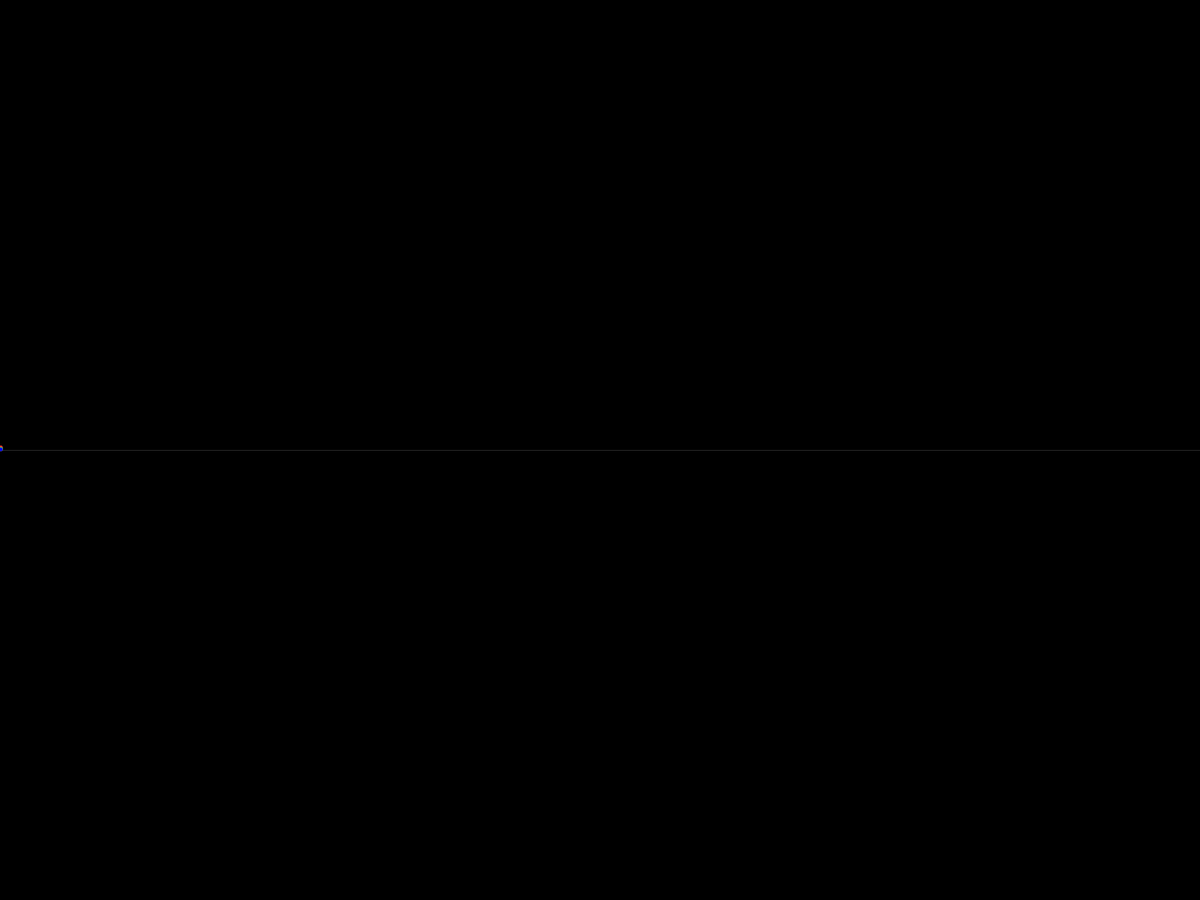
Frame 1 (no input)
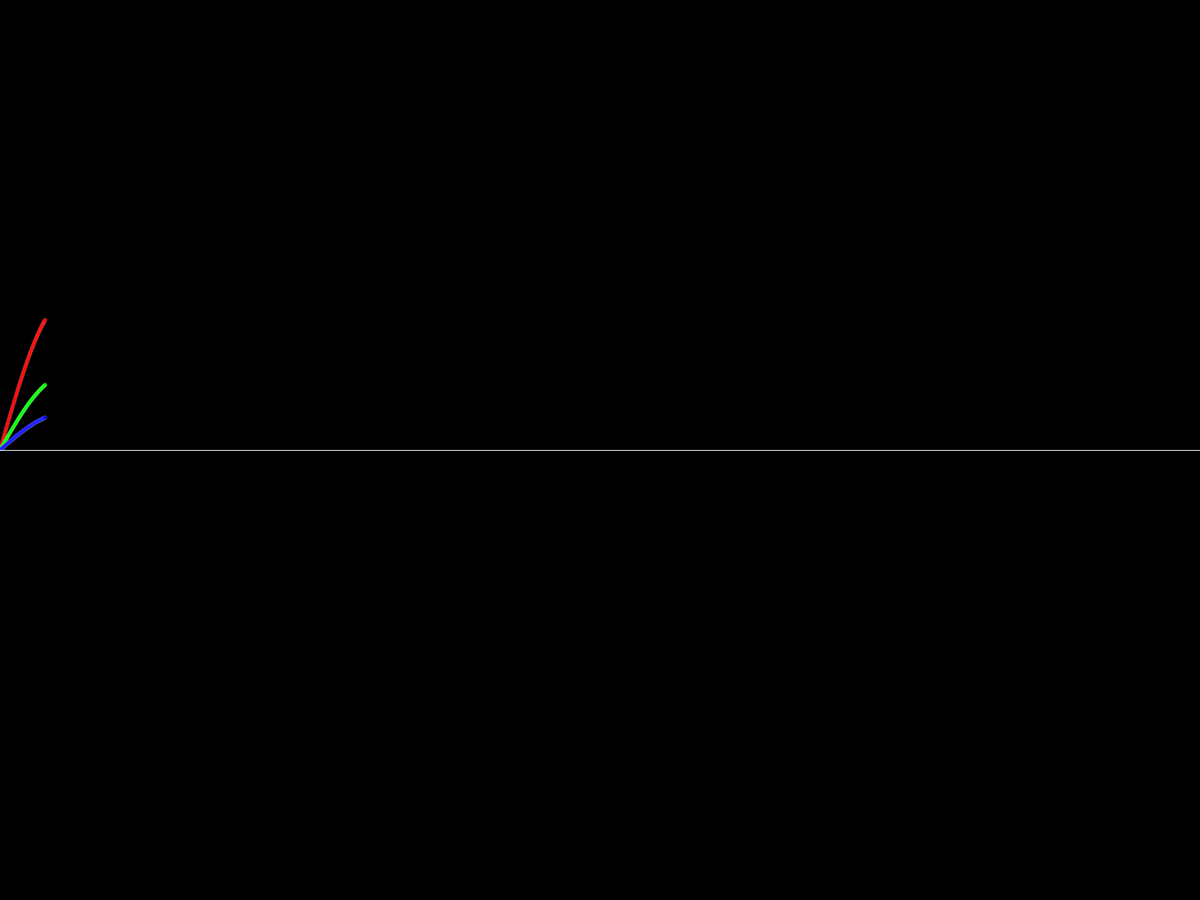
Frame 60 (the mouse pressed at the canvas centre just before this capture)
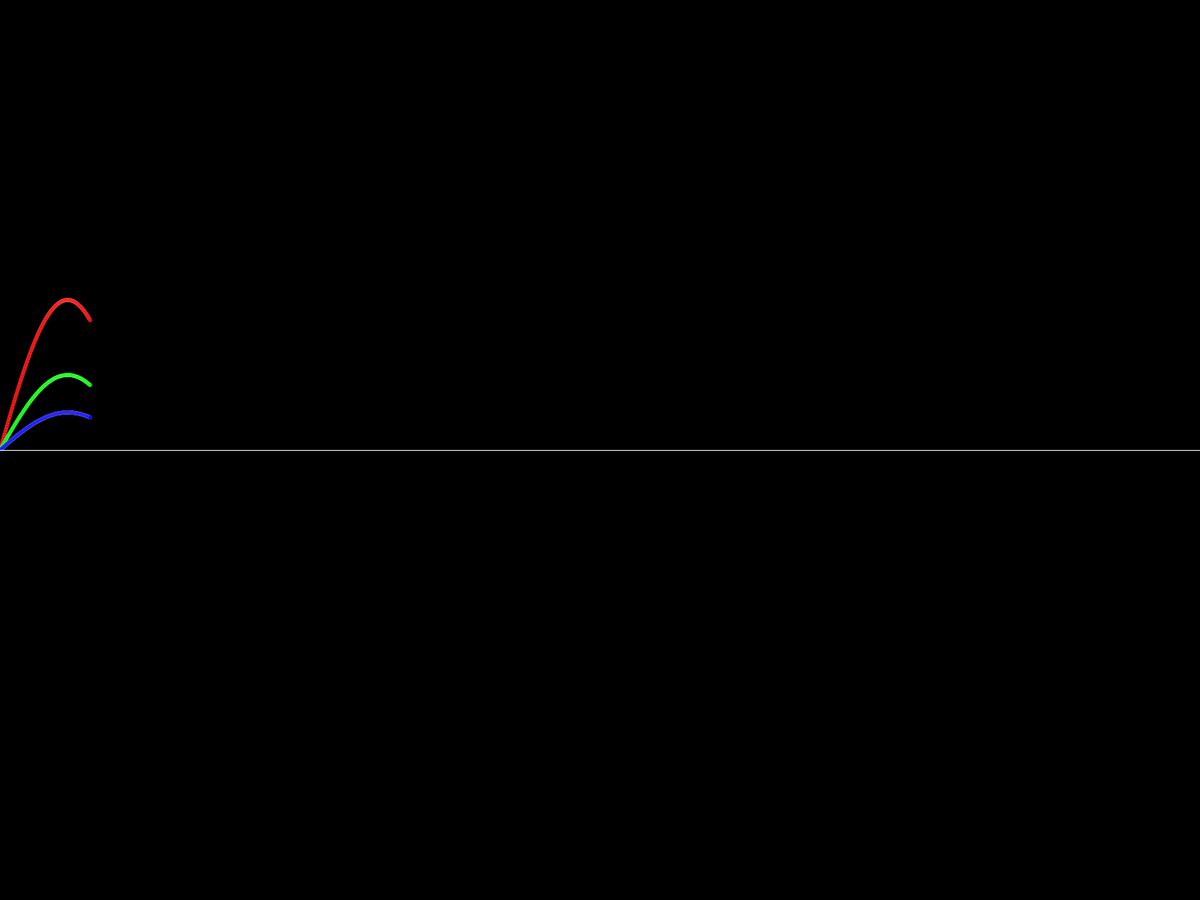
Frame 120 (the mouse held since frame 60 and released just before this capture)

The Processing sketch that drew these frames (run headless with seeded random() and noise(); from frame 60 on, the mouse is pressed at the canvas centre):

// Processing sketch: mySketch
// ── mySketch.pde
// Poliphonia Media Lab, 14 de agosto de 2018

/*
 * https://processing.org/reference/sin_.html
 * https://processing.org/examples/sinewave.html
 */

void setup() {
  fullScreen();
	background(0);
}

void draw(){
	noFill();
	stroke(255, 40);
	line(0,height/2,width,height/2);
	
	//move the coordinate system to left middle
  translate(0, height/2);
	
	fill(255, 0, 0);
	ellipse(frameCount, 2 * sin(radians(frameCount)) * -100, 5, 5);
	fill(0, 255, 0);
  ellipse(frameCount, sin(radians(frameCount)) * -100, 5, 5);
	fill(0, 0, 255);
	ellipse(frameCount, 0.5 * sin(radians(frameCount)) * -100, 5, 5);
}
